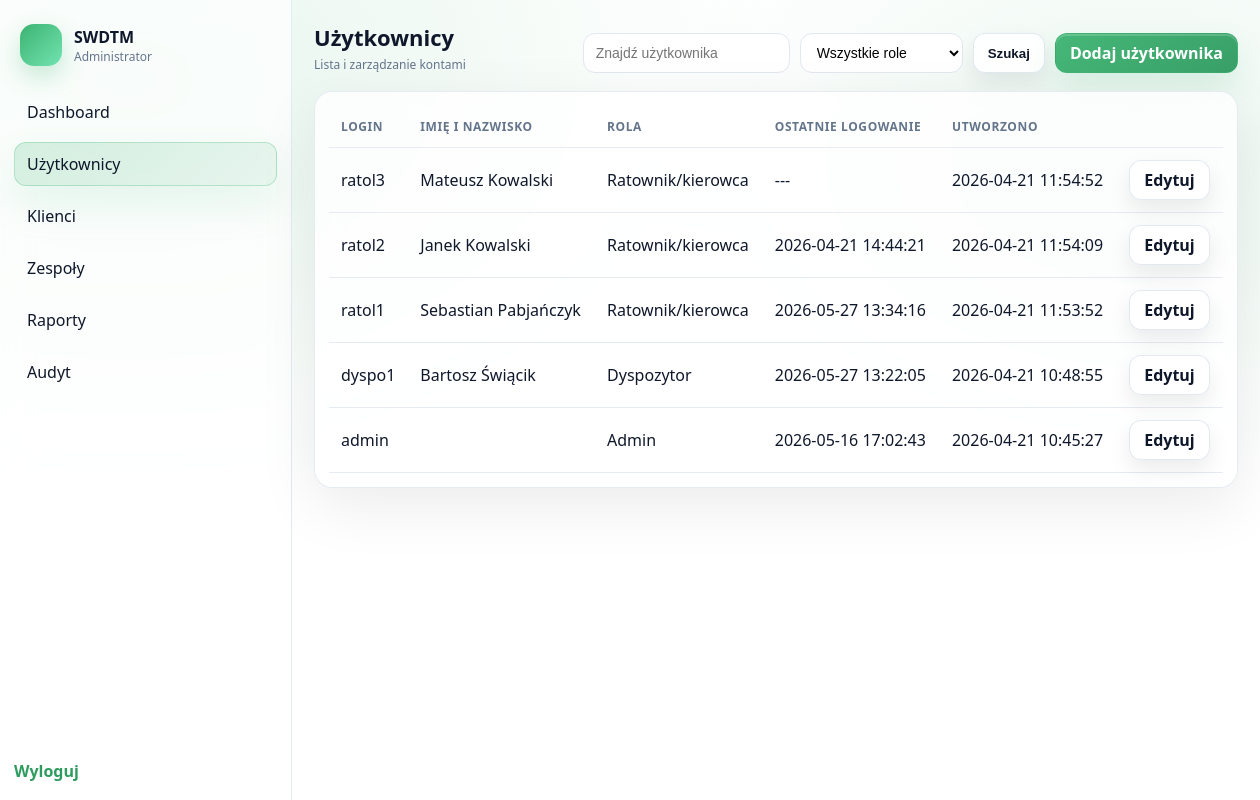
Screenshot of /SWDTM/public/admin/users.php (signed in) with the database file from the repository.
### tables this page shows
CREATE TABLE `users` (
  `id` int(10) UNSIGNED NOT NULL,
  `username` varchar(50) NOT NULL,
  `full_name` varchar(120) DEFAULT NULL,
  `password_hash` varchar(255) NOT NULL,
  `role` enum('admin','dispatcher','team','management') NOT NULL DEFAULT 'admin',
  `last_login_at` datetime DEFAULT NULL,
  `created_at` datetime NOT NULL DEFAULT current_timestamp(),
  `updated_at` datetime NOT NULL DEFAULT current_timestamp() ON UPDATE current_timestamp()
);

### SWDTM/src/auth.php (called while the page is built, shortened)
<?php
function base_path(): string
{
    $host = $_SERVER['HTTP_X_FORWARDED_HOST'] ?? ($_SERVER['HTTP_HOST'] ?? '');
    $host = is_string($host) ? $host : '';
    $script = $_SERVER['SCRIPT_NAME'] ?? '';
    $script = is_string($script) ? $script : '';
    $uri = $_SERVER['REQUEST_URI'] ?? '';
    $uri = is_string($uri) ? $uri : '';
    $pos = strpos($script, '/public/');
    if ($pos !== false) {
        return substr($script, 0, $pos) . '/public';
    }
    return '';
}
function url(string $path): string
{
    return base_path() . $path;
}

### SWDTM/public/admin/users.php (the view, shortened to what this page needs)
<?php
require __DIR__ . '/../../src/auth.php';
$pdo = db();
$q = $_GET['q'] ?? '';
$q = is_string($q) ? trim($q) : '';
$roleFilter = $_GET['role'] ?? '';
$roleFilter = is_string($roleFilter) ? trim($roleFilter) : '';
$params = [];
$sql = 'SELECT id, username, full_name, role, last_login_at, created_at FROM users';
$sql .= ' ORDER BY id DESC';
$stmt = $pdo->prepare($sql);
$stmt->execute($params);
$users = $stmt->fetchAll();
function role_label(string $role): string
{
    return match ($role) {
        'admin' => 'Admin',
        'dispatcher' => 'Dyspozytor',
        'team' => 'Ratownik/kierowca',
        default => $role,
    };
}
?><!doctype html>
<html lang="pl">
<head>
    <link rel="stylesheet" href="<?= htmlspecialchars(url('/assets/app.css'), ENT_QUOTES, 'UTF-8') ?>">
</head>
<body>
    <div class="app">
        <aside class="sidebar">
            <div class="sidebar-header">
                <div class="brand-mark"></div>
                <div>
                    <div class="sidebar-title">SWDTM</div>
                    <div class="sidebar-subtitle">Administrator</div>
                </div>
            </div>
            <nav class="nav">
                <a class="nav-item" href="<?= htmlspecialchars(url('/admin'), ENT_QUOTES, 'UTF-8') ?>">Dashboard</a>
                <a class="nav-item is-active" href="<?= htmlspecialchars(url('/admin/users'), ENT_QUOTES, 'UTF-8') ?>">Użytkownicy</a>
                <a class="nav-item" href="<?= htmlspecialchars(url('/admin/clients'), ENT_QUOTES, 'UTF-8') ?>">Klienci</a>
                <a class="nav-item" href="<?= htmlspecialchars(url('/admin/teams'), ENT_QUOTES, 'UTF-8') ?>">Zespoły</a>
                <a class="nav-item" href="<?= htmlspecialchars(url('/admin/reports'), ENT_QUOTES, 'UTF-8') ?>">Raporty</a>
                <a class="nav-item" href="<?= htmlspecialchars(url('/admin/audit'), ENT_QUOTES, 'UTF-8') ?>">Audyt</a>
            </nav>
            <div class="sidebar-footer">
                <a class="link" href="<?= htmlspecialchars(url('/logout'), ENT_QUOTES, 'UTF-8') ?>">Wyloguj</a>
            </div>
        </aside>
        <main class="main">
            <header class="topbar">
                <div>
                    <div class="page-title">Użytkownicy</div>
                    <div class="page-subtitle">Lista i zarządzanie kontami</div>
                </div>
                <div class="topbar-actions">
                    <form method="get" action="<?= htmlspecialchars(url('/admin/users'), ENT_QUOTES, 'UTF-8') ?>" data-autosubmit data-debounce="300" autocomplete="off" style="display:flex;gap:10px;flex-wrap:wrap;justify-content:flex-end">
                        <input class="input" type="text" name="q" placeholder="Znajdź użytkownika" value="<?= htmlspecialchars($q, ENT_QUOTES, 'UTF-8') ?>">
                        <select class="input" name="role">
                            <option value="" <?= ($roleFilter === '') ? 'selected' : '' ?>>Wszystkie role</option>
                        </select>
                        <button class="btn-secondary" type="submit">Szukaj</button>
                    </form>
                    <a class="btn-primary" href="<?= htmlspecialchars(url('/admin/users/create'), ENT_QUOTES, 'UTF-8') ?>">Dodaj użytkownika</a>
                </div>
            </header>
            <div class="panel">
                <div class="panel-body" style="overflow:auto">
                    <table class="table">
                        <thead>
                            <tr>
                                <th>Login</th>
                                <th>Imię i nazwisko</th>
                                <th>Rola</th>
                                <th>Ostatnie logowanie</th>
                                <th>Utworzono</th>
                                <th></th>
                            </tr>
                        </thead>
                        <tbody>
                            <?php foreach ($users as $u): ?>
                                <tr>
                                    <td><?= htmlspecialchars((string)$u['username'], ENT_QUOTES, 'UTF-8') ?></td>
                                    <td><?= htmlspecialchars((string)($u['full_name'] ?? ''), ENT_QUOTES, 'UTF-8') ?></td>
                                    <td><?= htmlspecialchars(role_label((string)$u['role']), ENT_QUOTES, 'UTF-8') ?></td>
                                    <td><?= htmlspecialchars((string)($u['last_login_at'] ?? '---'), ENT_QUOTES, 'UTF-8') ?></td>
                                    <td><?= htmlspecialchars((string)($u['created_at'] ?? '---'), ENT_QUOTES, 'UTF-8') ?></td>
                                    <td><a class="btn-secondary" href="<?= htmlspecialchars(url('/admin/users/edit?id=' . (int)$u['id']), ENT_QUOTES, 'UTF-8') ?>">Edytuj</a></td>
                                </tr>
                            <?php endforeach; ?>
                        </tbody>
                    </table>
                </div>
            </div>
        </main>
    </div>
</body>
</html>

### SWDTM/public/assets/app.css (style rules this page uses)
:root { --bg:#ffffff; --text:#0f172a; --muted:#64748b; --line:#e2e8f0; --accent:#3CB371; --accent-2:#2e9b5f; --shadow:0 20px 60px rgba(2,6,23,.12); --shadow-sm:0 10px 28px rgba(2,6,23,.10); --shadow-xs:0 6px 18px rgba(2,6,23,.08); --shadow-lg:0 28px 80px rgba(2,6,23,.14); --surface:rgba(255,255,255,.82); --radius:16px; }
* { box-sizing:border-box }
html { height:100% }
body { min-height:100vh;min-height:100svh;min-height:100dvh;overflow-y:auto }
body { margin:0; font-family: ui-sans-serif, system-ui, -apple-system, Segoe UI, Roboto, Arial, "Noto Sans", "Liberation Sans", sans-serif; color:var(--text); background: radial-gradient(1200px 800px at 10% 10%, rgba(60,179,113,.12), transparent 55%), radial-gradient(900px 600px at 90% 20%, rgba(60,179,113,.10), transparent 55%), var(--bg); }
.brand-mark { width:42px;height:42px;border-radius:14px;background:linear-gradient(135deg,var(--accent),#72e3b0);box-shadow:0 10px 24px rgba(60,179,113,.28) }
.input { height:44px; border-radius:12px; border:1px solid var(--line); padding:0 12px; font-size:14px; outline:none; background:#fff; }
.btn-primary,.btn-secondary,.btn-danger { display:inline-flex;align-items:center;justify-content:center;gap:8px;height:40px;padding:0 14px;border-radius:12px;text-decoration:none;font-weight:750;cursor:pointer;user-select:none;transition: transform .12s ease, box-shadow .12s ease, filter .12s ease, background .12s ease, border-color .12s ease }
.btn-primary { border:1px solid rgba(60,179,113,.30);color:#fff;background:linear-gradient(135deg,rgba(60,179,113,.95),rgba(46,155,95,.95));box-shadow:0 14px 30px rgba(60,179,113,.14), 0 2px 0 rgba(255,255,255,.18) inset }
.btn-secondary { border:1px solid rgba(226,232,240,.95);background:rgba(255,255,255,.90);color:var(--text);box-shadow:0 10px 22px rgba(2,6,23,.08) }
.app { min-height:100vh;min-height:100svh;min-height:100dvh;display:grid;grid-template-columns:292px 1fr }
.sidebar { background:rgba(255,255,255,.70); border-right:1px solid rgba(226,232,240,.90); backdrop-filter: blur(14px); padding:18px 14px; display:flex; flex-direction:column; gap:16px; }
.sidebar-header { display:flex;align-items:center;gap:12px;padding:6px 6px 0 }
.sidebar-title { font-weight:900 }
.sidebar-subtitle { font-size:12px;color:var(--muted) }
.nav { display:grid;gap:8px;margin-top:8px }
.nav-item { text-decoration:none; color:var(--text); padding:10px 12px; border-radius:12px; border:1px solid rgba(226,232,240,.0); background:rgba(255,255,255,.0); transition: background .12s ease, border-color .12s ease, box-shadow .12s ease, transform .12s ease; }
.nav-item.is-active { background:linear-gradient(135deg, rgba(60,179,113,.20), rgba(60,179,113,.10));border-color:rgba(60,179,113,.28);box-shadow:0 18px 40px rgba(60,179,113,.12) }
.sidebar-footer { margin-top:auto;display:grid;gap:10px }
.link { color:var(--accent-2);text-decoration:none;font-weight:700 }
.main { padding:22px }
.topbar { display:flex;justify-content:space-between;align-items:flex-end;margin-bottom:18px }
.topbar-actions { display:flex;align-items:flex-end;gap:10px;flex-wrap:wrap;justify-content:flex-end }
.topbar-actions .input { height:40px }
.page-title { font-size:22px;font-weight:900 }
.page-subtitle { font-size:12px;color:var(--muted);margin-top:4px }
.panel { border:1px solid rgba(226,232,240,.85);border-radius:18px;background:rgba(255,255,255,.78);backdrop-filter: blur(12px);box-shadow:0 18px 60px rgba(2,6,23,.08) }
.panel-body { padding:14px }
.table { width:100%;border-collapse:separate;border-spacing:0 }
.table th,.table td { padding:12px 12px;border-bottom:1px solid rgba(226,232,240,.85);text-align:left;white-space:nowrap }
.table th { font-size:12px;color:var(--muted);text-transform:uppercase;letter-spacing:.6px }

### rows the page displays
users: username "ratol3", full_name "Mateusz Kowalski", role "Ratownik/kierowca", last_login_at "---", created_at "2026-04-21 11:54:52"
users: username "ratol2", full_name "Janek Kowalski", role "Ratownik/kierowca", last_login_at "2026-04-21 14:44:21", created_at "2026-04-21 11:54:09"
users: username "ratol1", full_name "Sebastian Pabjańczyk", role "Ratownik/kierowca", last_login_at "2026-05-27 13:34:16", created_at "2026-04-21 11:53:52"
users: username "dyspo1", full_name "Bartosz Świącik", role "Dyspozytor", last_login_at "2026-05-27 13:22:05", created_at "2026-04-21 10:48:55"
users: username "admin", role "Admin", last_login_at "2026-05-16 17:02:43", created_at "2026-04-21 10:45:27"
